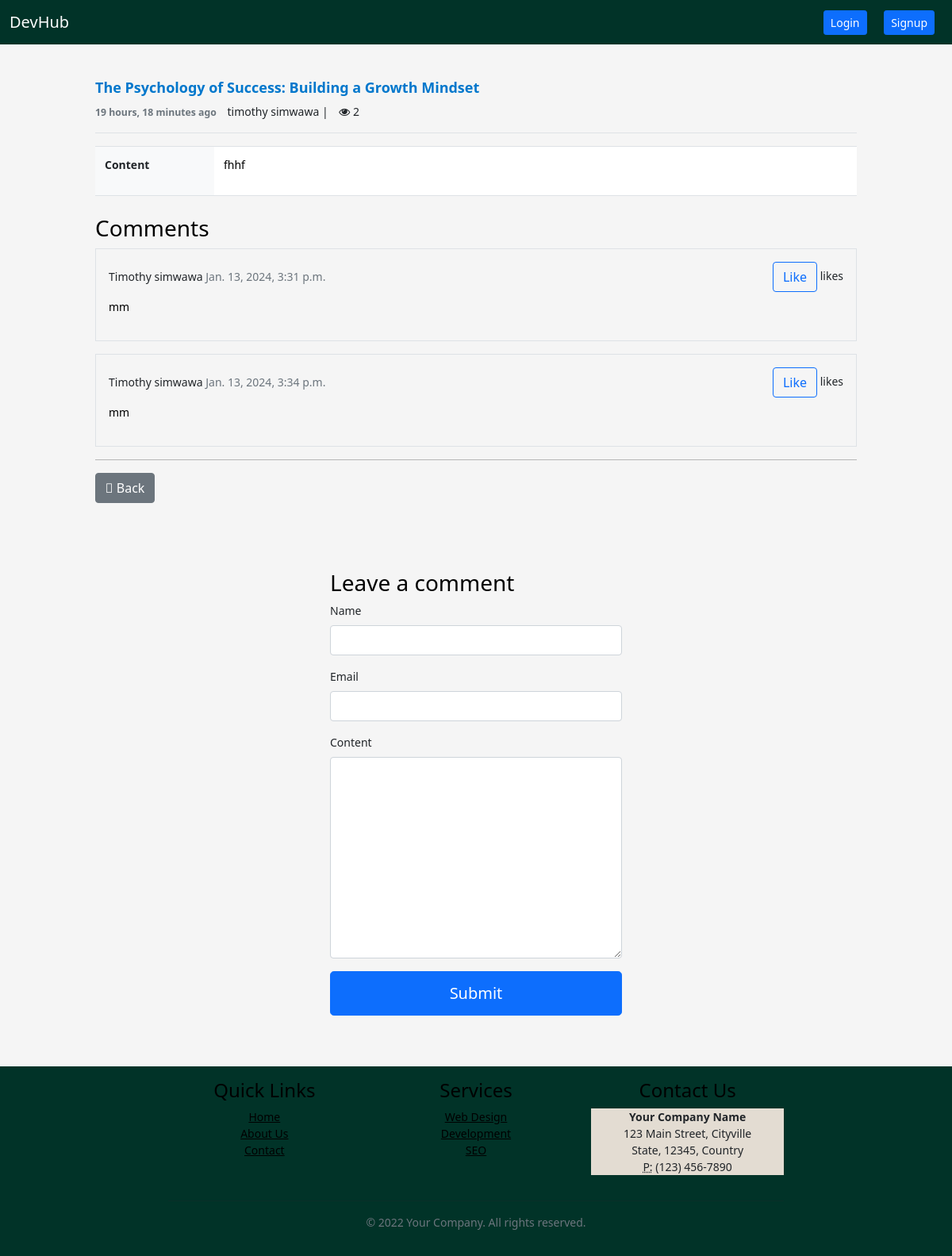
The app's page /the-psychology-of-success-building-a-growth-mindset/ with its own data.
### base/models.py (models this page shows, shortened)
class questions(models.Model):
    user = models.ForeignKey(User, on_delete=models.CASCADE)
    title = models.CharField(max_length=1000)
    content =  RichTextField(blank=True,null=True)
    date_created = models.DateTimeField(default=timezone.now)
    slug = models.SlugField(unique=True, blank=True)
    ip_address = models.TextField(blank=True)
    views_count = models.IntegerField(default=0)

class Comment(models.Model):
    questions = models.ForeignKey(questions, on_delete=models.CASCADE, related_name='comments')
    name = models.CharField(max_length=80)
    email = models.EmailField()
    content =  RichTextField(blank=True,null=True)
    created_on = models.DateTimeField(auto_now_add=True)
    class Meta:
        ordering = ['created_on']

### base/views.py (the view)
# urls.py: path('<slug:slug>/', question_detail, name='question_detail'),
def question_detail(request, slug):
    question = get_object_or_404(questions, slug=slug)
    comments = question.comments.all()
    new_comment = None
    if request.method == 'POST':
        comment_form = CommentForm(request.POST)
        if comment_form.is_valid():
            new_comment = comment_form.save(commit=False)
            new_comment.questions = question  # Set the question for the new comment
            new_comment.save()
            comment_form = CommentForm()  # Reset the form after successful submission
            return redirect('question_detail', slug=slug)
    else:
        comment_form = CommentForm()
    return render(request, 'base/question_detail.html', {'question': question, 'comments': comments, 'new_comment': new_comment, 'comment_form': comment_form})

### base/forms.py
class CommentForm(forms.ModelForm):
    class Meta:
        model = Comment
        fields = ('name', 'email', 'content')

### base/templates/base/question_detail.html (shortened to what this page needs)
{% extends 'users/base.html' %}
{% load widget_tweaks %}
{% block content %}
<div class="container mt-4 mb-5" style="padding: 20px; border-radius: 10px; max-width: 1000px;">
  <div class="mb-3 pb-3 border-bottom">
    <h2 class="question-title">{{ question.title }}</h2>
    <small class="text-muted question-meta">{{ question.date_created|timesince }} ago</small>
    <span class="mr-3" style="margin-left: 10px;">
      {{ question.user.first_name|default:"" | slice:":question.user.first_name.find(' ')"}}
    </span>|
    <span class="ml-3" style="margin-left: 10px;">
      <i class="fa fa-eye"></i> {{question.views_count }}
    </span>
  </div>
<table class="table table-bordered table-hover mt-3">
  <tbody>
    <tr>
      <th style="width: 150px;">Content</th>
      <td style="max-width: 500px;">{{ question.content | safe }}</td>
    </tr>
  </tbody>
</table>
<div class="mt-4">
  <h3 class="font-weight-bold">Comments</h3>
  {% for comment in comments.all %}
    <div class="border p-3 mb-3">
      <div class="d-flex justify-content-between align-items-center mb-2">
        <div class="font-weight-bold">
          {{ comment.name }}
          <span class="text-muted font-weight-normal">{{ comment.created_on }}</span>
        </div>
        <div>
          <button class="btn btn-outline-primary like-comment-button" data-comment-id="{{ comment.id }}">Like</button>
          <span class="likes-count ml-2">{{ comment.likes.count }} likes</span>
        </div>
      </div>
      <p class="mb-0">{{ comment.content | safe }}</p>
    </div>
  {% endfor %}
</div>
  <hr class="line-separator">
  <a href="{% url 'base:all_questions' %}" class="btn btn-secondary me-2">
    <i class="fas fa-arrow-left"></i> Back
  </a>
</div>
<div class="card-body custom-form mt-4">
  <h3>Leave a comment</h3>
  <form method="post">
    <div class="mb-3">
      <label for="{{ comment_form.name.id_for_label }}" class="form-label">Name</label>
      {{ comment_form.name|add_class:'form-control' }}
    </div>
    <div class="mb-3">
      <label for="{{ comment_form.email.id_for_label }}" class="form-label">Email</label>
      {{ comment_form.email|add_class:'form-control' }}
    </div>
    <div class="mb-3">
      <label for="{{ comment_form.content.id_for_label }}" class="form-label">Content</label>
      {{ comment_form.content|add_class:'form-control ckeditor' }}
    </div>
    <button type="submit" class="btn btn-primary btn-lg">Submit</button>
  </form>
</div>
{% endblock %}

### static/css/style.css (style rules this page uses)
.custom-form { max-width: 400px; margin: auto; }
.custom-form label { display: block; margin-bottom: 0.5rem; }
.custom-form input, .custom-form textarea { width: 100%; padding: 0.375rem 0.75rem; border: 1px solid #ced4da; border-radius: 0.25rem; box-sizing: border-box; margin-bottom: 1rem; }
.custom-form button { display: block; width: 100%; padding: 0.75rem; }

### users/templates/users/base.html (style rules this page uses)
body { background-color: whitesmoke; }
a,h3, h5, p { color: black; }
body { font-size: 14px; }
.container { max-width: 800px; }
.table th, .table td { background-color: #fff; border: none; padding: 12px; }
.table th { background-color: #f8f9fa; font-weight: bold; }
.question-title { font-size: 18px; font-weight: bold; color: #0077cc; }
.question-meta { color: #013328; font-weight: bold; margin-top: 12px; }
.line-separator { border-top: 1px solid black; margin-top: 10px; }

### records on screen
questions: title "The Psychology of Success: Building a Growth Mindset", date_created "19 hours, 18 minutes", user.first_name "timothy simwawa", views_count "2", content "fhhf"
Comment: name "Timothy simwawa", created_on "Jan. 13, 2024, 3:31 p.m.", content "mm"
Comment: name "Timothy simwawa", created_on "Jan. 13, 2024, 3:34 p.m.", content "mm"
